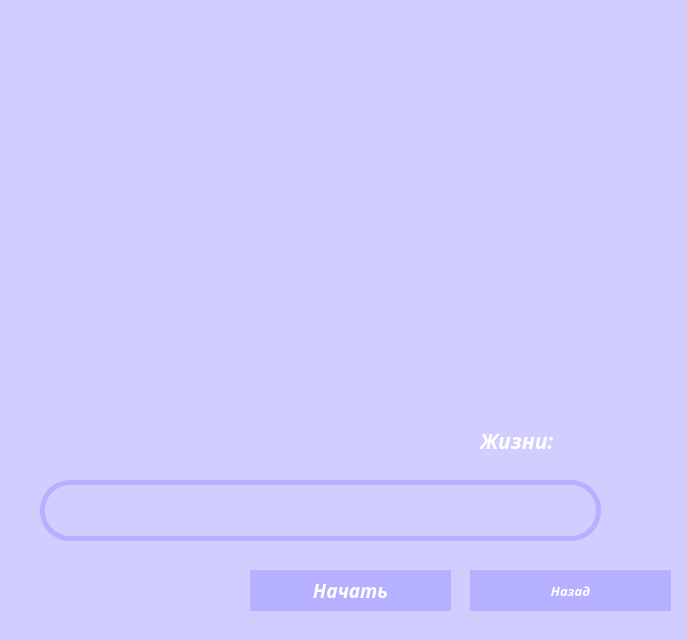
<?xml version="1.0" encoding="UTF-8"?>
<ui version="4.0">
 <class>MainWindow</class>
 <widget class="QMainWindow" name="MainWindow">
  <property name="geometry">
   <rect>
    <x>0</x>
    <y>0</y>
    <width>687</width>
    <height>640</height>
   </rect>
  </property>
  <property name="minimumSize">
   <size>
    <width>684</width>
    <height>640</height>
   </size>
  </property>
  <property name="maximumSize">
   <size>
    <width>687</width>
    <height>640</height>
   </size>
  </property>
  <property name="windowTitle">
   <string>MainWindow</string>
  </property>
  <widget class="QWidget" name="centralwidget">
   <property name="styleSheet">
    <string notr="true">background-color: rgb(209, 205, 255)</string>
   </property>
   <widget class="QLabel" name="label">
    <property name="geometry">
     <rect>
      <x>40</x>
      <y>0</y>
      <width>631</width>
      <height>421</height>
     </rect>
    </property>
    <property name="text">
     <string/>
    </property>
    <property name="pixmap">
     <pixmap>../images/таблица.jpg</pixmap>
    </property>
   </widget>
   <widget class="QPushButton" name="pushButton">
    <property name="geometry">
     <rect>
      <x>250</x>
      <y>570</y>
      <width>201</width>
      <height>41</height>
     </rect>
    </property>
    <property name="font">
     <font>
      <family>Lucida Sans Typewriter</family>
      <pointsize>14</pointsize>
      <weight>75</weight>
      <italic>true</italic>
      <bold>true</bold>
     </font>
    </property>
    <property name="cursor">
     <cursorShape>PointingHandCursor</cursorShape>
    </property>
    <property name="styleSheet">
     <string notr="true">QPushButton{
color:rgb(255, 255, 255);
background-color:rgb(181, 176, 255);
border-radius:30;
}

QPushButton:pressed {
background-color:rgb(163, 78, 194);
}</string>
    </property>
    <property name="text">
     <string>Начать</string>
    </property>
   </widget>
   <widget class="QPushButton" name="pushButton_2">
    <property name="geometry">
     <rect>
      <x>470</x>
      <y>570</y>
      <width>201</width>
      <height>41</height>
     </rect>
    </property>
    <property name="font">
     <font>
      <family>Lucida Sans Typewriter</family>
      <pointsize>10</pointsize>
      <weight>75</weight>
      <italic>true</italic>
      <bold>true</bold>
     </font>
    </property>
    <property name="cursor">
     <cursorShape>PointingHandCursor</cursorShape>
    </property>
    <property name="styleSheet">
     <string notr="true">QPushButton{
color:rgb(255, 255, 255);
background-color:rgb(181, 176, 255);
border-radius:50;
}

QPushButton:pressed {
background-color:rgb(163, 78, 194);
}</string>
    </property>
    <property name="text">
     <string>Назад</string>
    </property>
   </widget>
   <widget class="QLabel" name="label_2">
    <property name="geometry">
     <rect>
      <x>40</x>
      <y>420</y>
      <width>421</width>
      <height>41</height>
     </rect>
    </property>
    <property name="font">
     <font>
      <family>Lucida Sans Typewriter</family>
      <pointsize>14</pointsize>
      <weight>75</weight>
      <italic>true</italic>
      <bold>true</bold>
     </font>
    </property>
    <property name="styleSheet">
     <string notr="true">color:white</string>
    </property>
    <property name="text">
     <string/>
    </property>
   </widget>
   <widget class="QLineEdit" name="lineEdit">
    <property name="geometry">
     <rect>
      <x>40</x>
      <y>480</y>
      <width>561</width>
      <height>61</height>
     </rect>
    </property>
    <property name="font">
     <font>
      <family>Lucida Sans Typewriter</family>
      <pointsize>18</pointsize>
      <weight>75</weight>
      <italic>true</italic>
      <bold>true</bold>
     </font>
    </property>
    <property name="styleSheet">
     <string notr="true">background-color: rgb(209, 205, 255);
border: 5px solid rgb(181, 176, 255);
border-radius:30;
color:white;</string>
    </property>
    <property name="text">
     <string/>
    </property>
    <property name="alignment">
     <set>Qt::AlignLeading|Qt::AlignLeft|Qt::AlignVCenter</set>
    </property>
   </widget>
   <widget class="QLabel" name="label_3">
    <property name="geometry">
     <rect>
      <x>10</x>
      <y>570</y>
      <width>221</width>
      <height>41</height>
     </rect>
    </property>
    <property name="font">
     <font>
      <family>Lucida Sans Typewriter</family>
      <pointsize>18</pointsize>
      <weight>75</weight>
      <italic>true</italic>
      <bold>true</bold>
     </font>
    </property>
    <property name="styleSheet">
     <string notr="true">color:white</string>
    </property>
    <property name="text">
     <string/>
    </property>
   </widget>
   <widget class="QLabel" name="label_4">
    <property name="geometry">
     <rect>
      <x>480</x>
      <y>420</y>
      <width>191</width>
      <height>41</height>
     </rect>
    </property>
    <property name="font">
     <font>
      <family>Lucida Sans Typewriter</family>
      <pointsize>16</pointsize>
      <weight>75</weight>
      <italic>true</italic>
      <bold>true</bold>
     </font>
    </property>
    <property name="styleSheet">
     <string notr="true">color:white</string>
    </property>
    <property name="text">
     <string>Жизни:</string>
    </property>
   </widget>
  </widget>
 </widget>
 <resources/>
 <connections/>
</ui>
